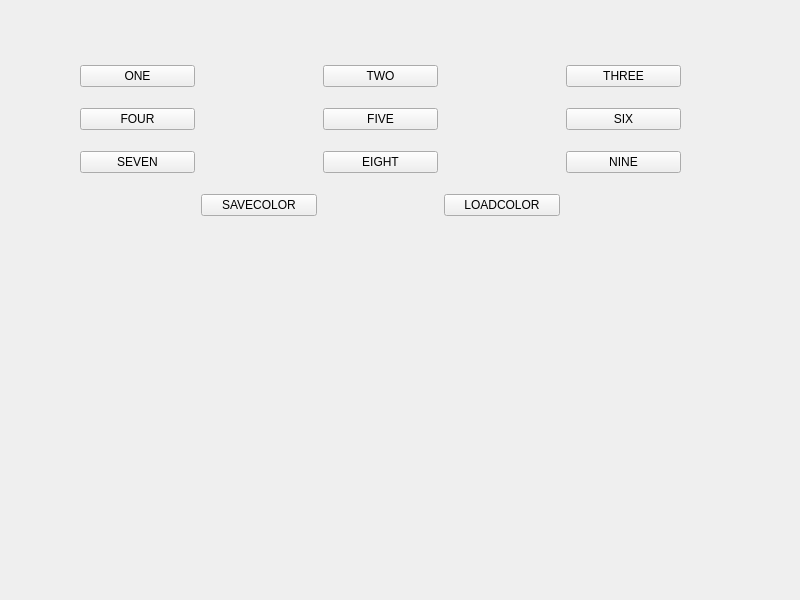
<?xml version="1.0" encoding="UTF-8"?>
<ui version="4.0">
 <class>Widget</class>
 <widget class="QWidget" name="Widget">
  <property name="geometry">
   <rect>
    <x>0</x>
    <y>0</y>
    <width>800</width>
    <height>600</height>
   </rect>
  </property>
  <property name="windowTitle">
   <string>Widget</string>
  </property>
  <widget class="QWidget" name="">
   <property name="geometry">
    <rect>
     <x>80</x>
     <y>50</y>
     <width>601</width>
     <height>181</height>
    </rect>
   </property>
   <layout class="QGridLayout" name="gridLayout">
    <item row="0" column="0">
     <widget class="QPushButton" name="pushButton">
      <property name="text">
       <string>ONE</string>
      </property>
     </widget>
    </item>
    <item row="0" column="2">
     <widget class="QPushButton" name="pushButton_2">
      <property name="text">
       <string>TWO</string>
      </property>
     </widget>
    </item>
    <item row="0" column="4">
     <widget class="QPushButton" name="pushButton_3">
      <property name="text">
       <string>THREE</string>
      </property>
     </widget>
    </item>
    <item row="1" column="0">
     <widget class="QPushButton" name="pushButton_4">
      <property name="text">
       <string>FOUR</string>
      </property>
     </widget>
    </item>
    <item row="1" column="2">
     <widget class="QPushButton" name="pushButton_5">
      <property name="text">
       <string>FIVE</string>
      </property>
     </widget>
    </item>
    <item row="1" column="4">
     <widget class="QPushButton" name="pushButton_6">
      <property name="text">
       <string>SIX</string>
      </property>
     </widget>
    </item>
    <item row="2" column="0">
     <widget class="QPushButton" name="pushButton_7">
      <property name="text">
       <string>SEVEN</string>
      </property>
     </widget>
    </item>
    <item row="2" column="2">
     <widget class="QPushButton" name="pushButton_8">
      <property name="text">
       <string>EIGHT</string>
      </property>
     </widget>
    </item>
    <item row="2" column="4">
     <widget class="QPushButton" name="pushButton_9">
      <property name="text">
       <string>NINE</string>
      </property>
     </widget>
    </item>
    <item row="3" column="1">
     <widget class="QPushButton" name="savecolor">
      <property name="text">
       <string>SAVECOLOR</string>
      </property>
     </widget>
    </item>
    <item row="3" column="3">
     <widget class="QPushButton" name="loadcolor">
      <property name="text">
       <string>LOADCOLOR</string>
      </property>
     </widget>
    </item>
   </layout>
  </widget>
 </widget>
 <resources/>
 <connections/>
</ui>
